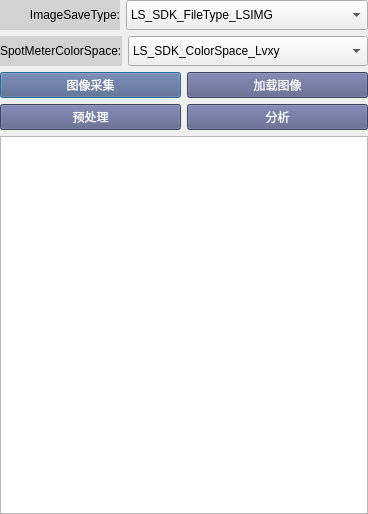
<?xml version="1.0" encoding="UTF-8"?>
<ui version="4.0">
 <class>ImageProcessing</class>
 <widget class="QDialog" name="ImageProcessing">
  <property name="geometry">
   <rect>
    <x>0</x>
    <y>0</y>
    <width>368</width>
    <height>514</height>
   </rect>
  </property>
  <property name="minimumSize">
   <size>
    <width>320</width>
    <height>0</height>
   </size>
  </property>
  <property name="maximumSize">
   <size>
    <width>800</width>
    <height>16777215</height>
   </size>
  </property>
  <property name="windowTitle">
   <string>ImageProcessing</string>
  </property>
  <layout class="QVBoxLayout" name="verticalLayout">
   <property name="leftMargin">
    <number>0</number>
   </property>
   <property name="topMargin">
    <number>0</number>
   </property>
   <property name="rightMargin">
    <number>0</number>
   </property>
   <property name="bottomMargin">
    <number>0</number>
   </property>
   <item>
    <layout class="QHBoxLayout" name="horizontalLayout">
     <item>
      <widget class="QLabel" name="label">
       <property name="sizePolicy">
        <sizepolicy hsizetype="Fixed" vsizetype="Preferred">
         <horstretch>0</horstretch>
         <verstretch>0</verstretch>
        </sizepolicy>
       </property>
       <property name="minimumSize">
        <size>
         <width>120</width>
         <height>30</height>
        </size>
       </property>
       <property name="styleSheet">
        <string notr="true">background-color: rgb(210, 210, 210);</string>
       </property>
       <property name="text">
        <string>ImageSaveType:</string>
       </property>
       <property name="alignment">
        <set>Qt::AlignRight|Qt::AlignTrailing|Qt::AlignVCenter</set>
       </property>
      </widget>
     </item>
     <item>
      <widget class="QComboBox" name="saveImageType">
       <property name="sizePolicy">
        <sizepolicy hsizetype="Preferred" vsizetype="Preferred">
         <horstretch>0</horstretch>
         <verstretch>0</verstretch>
        </sizepolicy>
       </property>
       <item>
        <property name="text">
         <string>LS_SDK_FileType_LSIMG</string>
        </property>
       </item>
       <item>
        <property name="text">
         <string>LS_SDK_FileType_CSV</string>
        </property>
       </item>
       <item>
        <property name="text">
         <string>LS_SDK_FileType_FITS</string>
        </property>
       </item>
      </widget>
     </item>
    </layout>
   </item>
   <item>
    <layout class="QHBoxLayout" name="horizontalLayout_2">
     <item>
      <widget class="QLabel" name="label_2">
       <property name="sizePolicy">
        <sizepolicy hsizetype="Fixed" vsizetype="Preferred">
         <horstretch>0</horstretch>
         <verstretch>0</verstretch>
        </sizepolicy>
       </property>
       <property name="minimumSize">
        <size>
         <width>0</width>
         <height>30</height>
        </size>
       </property>
       <property name="styleSheet">
        <string notr="true">background-color: rgb(210, 210, 210);</string>
       </property>
       <property name="text">
        <string>SpotMeterColorSpace:</string>
       </property>
      </widget>
     </item>
     <item>
      <widget class="QComboBox" name="ColorSpace">
       <property name="sizePolicy">
        <sizepolicy hsizetype="Preferred" vsizetype="Preferred">
         <horstretch>0</horstretch>
         <verstretch>0</verstretch>
        </sizepolicy>
       </property>
       <item>
        <property name="text">
         <string>LS_SDK_ColorSpace_Lvxy</string>
        </property>
       </item>
       <item>
        <property name="text">
         <string>LS_SDK_ColorSpace_XYZ</string>
        </property>
       </item>
      </widget>
     </item>
    </layout>
   </item>
   <item>
    <layout class="QGridLayout" name="gridLayout">
     <item row="0" column="0">
      <widget class="QPushButton" name="ImageAcquisition">
       <property name="sizePolicy">
        <sizepolicy hsizetype="Minimum" vsizetype="Preferred">
         <horstretch>0</horstretch>
         <verstretch>0</verstretch>
        </sizepolicy>
       </property>
       <property name="styleSheet">
        <string notr="true">QPushButton{color: rgb(255, 255, 255);border-top-color: rgb(180, 180, 180);
border-right-color: transparent;
border-left-color: transparent;
border-bottom-color:  transparent;}
QPushButton{background-color: rgb(87,94,136);color:white;}
QPushButton:hover{background-color: rgb(117,149,209);color:white;}
QPushButton:pressed{background-color: rgb(71, 175, 255);color:white;}</string>
       </property>
       <property name="text">
        <string>图像采集</string>
       </property>
      </widget>
     </item>
     <item row="0" column="1">
      <widget class="QPushButton" name="ImageLoad">
       <property name="sizePolicy">
        <sizepolicy hsizetype="Minimum" vsizetype="Preferred">
         <horstretch>0</horstretch>
         <verstretch>0</verstretch>
        </sizepolicy>
       </property>
       <property name="styleSheet">
        <string notr="true">QPushButton{color: rgb(255, 255, 255);border-top-color: rgb(180, 180, 180);
border-right-color: transparent;
border-left-color: transparent;
border-bottom-color:  transparent;}
QPushButton{background-color: rgb(87,94,136);color:white;}
QPushButton:hover{background-color: rgb(117,149,209);color:white;}
QPushButton:pressed{background-color: rgb(71, 175, 255);color:white;}</string>
       </property>
       <property name="text">
        <string>加载图像</string>
       </property>
      </widget>
     </item>
     <item row="1" column="0">
      <widget class="QPushButton" name="Preprocessing">
       <property name="sizePolicy">
        <sizepolicy hsizetype="Minimum" vsizetype="Preferred">
         <horstretch>0</horstretch>
         <verstretch>0</verstretch>
        </sizepolicy>
       </property>
       <property name="styleSheet">
        <string notr="true">QPushButton{color: rgb(255, 255, 255);border-top-color: rgb(180, 180, 180);
border-right-color: transparent;
border-left-color: transparent;
border-bottom-color:  transparent;}
QPushButton{background-color: rgb(87,94,136);color:white;}
QPushButton:hover{background-color: rgb(117,149,209);color:white;}
QPushButton:pressed{background-color: rgb(71, 175, 255);color:white;}</string>
       </property>
       <property name="text">
        <string>预处理</string>
       </property>
      </widget>
     </item>
     <item row="1" column="1">
      <widget class="QPushButton" name="Analysis">
       <property name="sizePolicy">
        <sizepolicy hsizetype="Minimum" vsizetype="Preferred">
         <horstretch>0</horstretch>
         <verstretch>0</verstretch>
        </sizepolicy>
       </property>
       <property name="styleSheet">
        <string notr="true">QPushButton{color: rgb(255, 255, 255);border-top-color: rgb(180, 180, 180);
border-right-color: transparent;
border-left-color: transparent;
border-bottom-color:  transparent;}
QPushButton{background-color: rgb(87,94,136);color:white;}
QPushButton:hover{background-color: rgb(117,149,209);color:white;}
QPushButton:pressed{background-color: rgb(71, 175, 255);color:white;}</string>
       </property>
       <property name="text">
        <string>分析</string>
       </property>
      </widget>
     </item>
    </layout>
   </item>
   <item>
    <widget class="QTextEdit" name="informationBar">
     <property name="minimumSize">
      <size>
       <width>0</width>
       <height>360</height>
      </size>
     </property>
    </widget>
   </item>
  </layout>
 </widget>
 <layoutdefault spacing="6" margin="11"/>
 <resources/>
 <connections/>
</ui>
